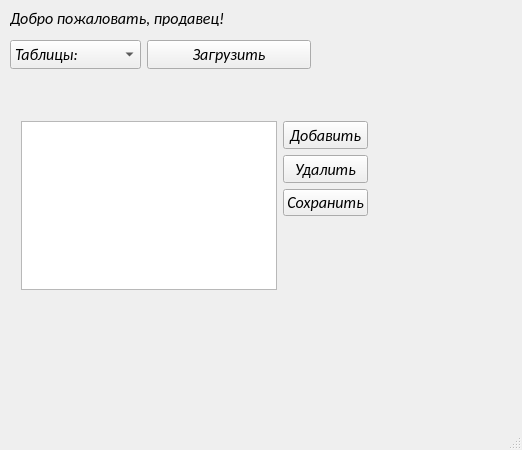
<?xml version="1.0" encoding="UTF-8"?>
<ui version="4.0">
 <class>AdminWindow</class>
 <widget class="QMainWindow" name="AdminWindow">
  <property name="geometry">
   <rect>
    <x>0</x>
    <y>0</y>
    <width>522</width>
    <height>450</height>
   </rect>
  </property>
  <property name="font">
   <font>
    <family>Calibri</family>
    <pointsize>12</pointsize>
    <italic>true</italic>
   </font>
  </property>
  <property name="windowTitle">
   <string>MainWindow</string>
  </property>
  <widget class="QWidget" name="centralwidget">
   <widget class="QLabel" name="label">
    <property name="geometry">
     <rect>
      <x>10</x>
      <y>10</y>
      <width>351</width>
      <height>16</height>
     </rect>
    </property>
    <property name="text">
     <string>Добро пожаловать, продавец!</string>
    </property>
   </widget>
   <widget class="QListView" name="listView">
    <property name="geometry">
     <rect>
      <x>21</x>
      <y>121</y>
      <width>256</width>
      <height>169</height>
     </rect>
    </property>
   </widget>
   <widget class="QWidget" name="">
    <property name="geometry">
     <rect>
      <x>10</x>
      <y>40</y>
      <width>301</width>
      <height>31</height>
     </rect>
    </property>
    <layout class="QFormLayout" name="formLayout">
     <item row="0" column="0">
      <widget class="QComboBox" name="comboBox">
       <item>
        <property name="text">
         <string>Таблицы:</string>
        </property>
       </item>
       <item>
        <property name="text">
         <string>Пользователи</string>
        </property>
       </item>
       <item>
        <property name="text">
         <string>Товары</string>
        </property>
       </item>
      </widget>
     </item>
     <item row="0" column="1">
      <widget class="QPushButton" name="pushButton">
       <property name="text">
        <string>Загрузить</string>
       </property>
      </widget>
     </item>
    </layout>
   </widget>
   <widget class="QWidget" name="">
    <property name="geometry">
     <rect>
      <x>283</x>
      <y>121</y>
      <width>85</width>
      <height>95</height>
     </rect>
    </property>
    <layout class="QVBoxLayout" name="verticalLayout">
     <item>
      <widget class="QPushButton" name="addButton">
       <property name="text">
        <string>Добавить</string>
       </property>
      </widget>
     </item>
     <item>
      <widget class="QPushButton" name="delButton">
       <property name="text">
        <string>Удалить</string>
       </property>
      </widget>
     </item>
     <item>
      <widget class="QPushButton" name="pushButton_4">
       <property name="text">
        <string>Сохранить</string>
       </property>
      </widget>
     </item>
    </layout>
   </widget>
  </widget>
  <widget class="QMenuBar" name="menubar">
   <property name="geometry">
    <rect>
     <x>0</x>
     <y>0</y>
     <width>522</width>
     <height>25</height>
    </rect>
   </property>
  </widget>
  <widget class="QStatusBar" name="statusbar"/>
 </widget>
 <resources/>
 <connections/>
</ui>
